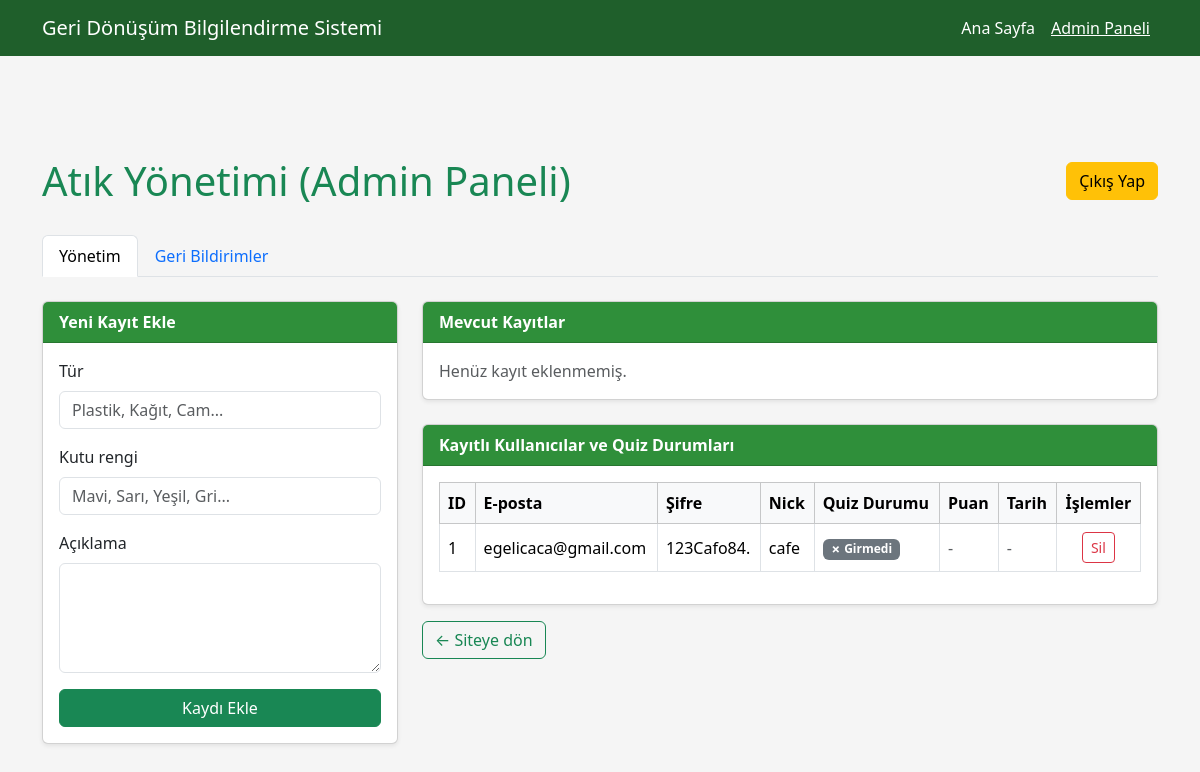
/gazozSeverim (signed in), run on an earlier commit of the app's database.
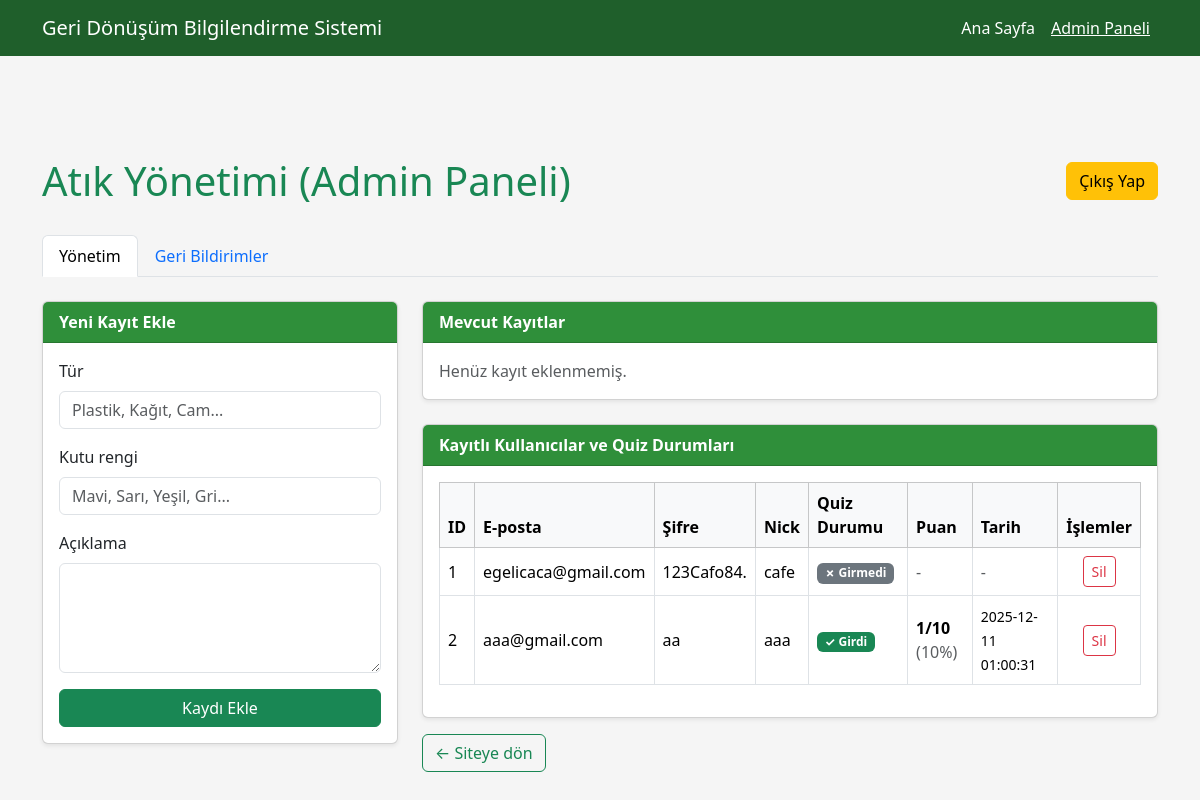
And on a later commit of the database.
### app.py (models this page shows, shortened)
class User(db.Model):
    id = db.Column(db.Integer, primary_key=True)
    email = db.Column(db.String(120), unique=True, nullable=False)
    password = db.Column(db.String(120), nullable=False)
    nickname = db.Column(db.String(80), nullable=False)

class QuizResult(db.Model):
    id = db.Column(db.Integer, primary_key=True)
    user_email = db.Column(db.String(120), nullable=False)
    score = db.Column(db.Integer, nullable=False)
    total = db.Column(db.Integer, nullable=False)
    timestamp = db.Column(db.String(50), nullable=False)

### app.py (the view, shortened to what this page needs)
@app.route("/gazozSeverim", methods=["GET", "POST"])
def admin():
    if not session.get("admin_logged_in"):
        return render_template("admin.html", show_password_form=True)
    atiklar = Atik.query.all()
    users = User.query.all()
    feedbacks = Feedback.query.order_by(Feedback.id.desc()).all()
    user_quiz_data = []
    for user in users:
        quiz_result = QuizResult.query.filter_by(user_email=user.email).first()
        game_result = GameResult.query.filter_by(user_email=user.email).first()
        has_participated = quiz_result is not None or game_result is not None
        user_quiz_data.append({
            'user': user,
            'has_taken_quiz': has_participated,
            'quiz_score': f"{quiz_result.score}/{quiz_result.total}" if quiz_result else (f"{game_result.score} puan" if game_result else None),
            'quiz_percentage': round((quiz_result.score / quiz_result.total) * 100) if quiz_result else None,
            'quiz_date': quiz_result.timestamp if quiz_result else (game_result.timestamp if game_result else None)
        })
    return render_template("admin.html", show_password_form=False, atiklar=atiklar, user_quiz_data=user_quiz_data, feedbacks=feedbacks)

### templates/admin.html (shortened to what this page needs)
<!DOCTYPE html>
<html lang="tr">
<head>
    <link
        href="https://cdn.jsdelivr.net/npm/bootstrap@5.3.3/dist/css/bootstrap.min.css"
        rel="stylesheet"
    >
</head>
<body>
<div class="top-banner">
</div>
<nav class="navbar navbar-expand-lg navbar-custom fixed-top">
    <div class="container">
        <a class="navbar-brand" href="{{ url_for('index') }}">Geri Dönüşüm Bilgilendirme Sistemi</a>
        <div class="collapse navbar-collapse" id="navAdmin">
            <ul class="navbar-nav ms-auto">
                <li class="nav-item">
                    <a class="nav-link" href="{{ url_for('index') }}">Ana Sayfa</a>
                </li>
                <li class="nav-item">
                    <a class="nav-link active" aria-current="page" href="{{ url_for('admin') }}">Admin Paneli</a>
                </li>
            </ul>
        </div>
    </div>
</nav>
<div class="container page-title">
    {% if show_password_form %}
    <div class="row justify-content-center mb-5">
        <div class="col-md-6">
            <div class="card shadow-lg">
                <div class="card-header bg-danger text-white">
                    <h5 class="mb-0">Admin Paneli - Şifre Gerekli</h5>
                </div>
                <div class="card-body">
                    <p class="text-muted">Lütfen admin paneline erişmek için şifreyi giriniz.</p>
                    {% if error %}
                    <div class="alert alert-danger">{{ error }}</div>
                    {% endif %}
                    <form method="post">
                        <div class="mb-3">
                            <label class="form-label">Şifre:</label>
                            <input type="password" name="password" class="form-control" required autofocus>
                        </div>
                        <button type="submit" class="btn btn-danger w-100">Giriş Yap</button>
                    </form>
                </div>
            </div>
        </div>
    </div>
    {% else %}
    <div style="display: flex; justify-content: space-between; align-items: center; margin-bottom: 30px;">
        <h1 class="mb-0 text-success">Atık Yönetimi (Admin Paneli)</h1>
        <a href="{{ url_for('logout') }}" class="btn btn-warning">Çıkış Yap</a>
    </div>
    <ul class="nav nav-tabs mb-4" id="adminTabs" role="tablist">
        <li class="nav-item" role="presentation">
            <button class="nav-link active" id="atik-tab" data-bs-toggle="tab" data-bs-target="#atik-content" type="button" role="tab">Yönetim</button>
        </li>
        <li class="nav-item" role="presentation">
            <button class="nav-link" id="feedback-tab" data-bs-toggle="tab" data-bs-target="#feedback-content" type="button" role="tab">Geri Bildirimler</button>
        </li>
    </ul>
    <div class="tab-content" id="adminTabContent">
    <div class="tab-pane fade show active" id="atik-content" role="tabpanel">
    <div class="row g-4">
        <div class="col-lg-4">
            <div class="card shadow-sm">
                <div class="card-header">
                    Yeni Kayıt Ekle
                </div>
                <div class="card-body">
                    <form action="{{ url_for('ekle') }}" method="post">
                        <div class="mb-3">
                            <label class="form-label">Tür</label>
                            <input type="text" class="form-control" name="tur"
                                   placeholder="Plastik, Kağıt, Cam..." required>
                        </div>
                        <div class="mb-3">
                            <label class="form-label">Kutu rengi</label>
                            <input type="text" class="form-control" name="kutu_rengi"
                                   placeholder="Mavi, Sarı, Yeşil, Gri..." required>
                        </div>
                        <div class="mb-3">
                            <label class="form-label">Açıklama</label>
                            <textarea class="form-control" name="aciklama" rows="4" required></textarea>
                        </div>
                        <button type="submit" class="btn btn-success w-100">Kaydı Ekle</button>
                    </form>
                </div>
            </div>
        </div>
        <div class="col-lg-8">
            <div class="card shadow-sm">
                <div class="card-header">
                    Mevcut Kayıtlar
                </div>
                <div class="card-body">
                    {% if atiklar %}
                        <div class="table-responsive">
                            <table class="table table-bordered align-middle">
                                <thead class="table-light">
                                <tr>
                                    <th>ID</th>
                                    <th>Tür</th>
                                    <th>Kutu</th>
                                    <th>Açıklama</th>
                                    <th class="text-center">İşlemler</th>
                                </tr>
                                </thead>
                                <tbody>
                                {% for atik in atiklar %}
                                    <tr>
                                        <td>{{ atik.id }}</td>
                                        <td>{{ atik.tur }}</td>
                                        <td>
                                            {% set renk = atik.kutu_rengi|lower %}
                                            {% if 'kağıt' in atik.tur|lower %}
                                                <span class="badge badge-kagit">Mavi</span>
                                            {% elif 'plastik' in atik.tur|lower %}
                                                <span class="badge badge-plastik">Sarı</span>
                                            {% elif 'cam' in atik.tur|lower %}
                                                <span class="badge badge-cam">Yeşil</span>
                                            {% elif 'metal' in atik.tur|lower %}
                                                <span class="badge badge-metal">Gri</span>
                                            {% else %}
                                                <span class="badge bg-secondary">{{ atik.kutu_rengi }}</span>
                                            {% endif %}
                                        </td>
                                        <td style="max-width: 260px;">{{ atik.aciklama }}</td>
                                        <td class="text-center">
                                            <a href="{{ url_for('guncelle_sayfa', atik_id=atik.id) }}"
                                               class="btn btn-sm btn-outline-primary me-1">Güncelle</a>
                                            <a href="{{ url_for('sil', atik_id=atik.id) }}"
                                               class="btn btn-sm btn-outline-danger"
                                               onclick="return confirm('Bu kaydı silmek istediğine emin misin?');">
                                                Sil
                                            </a>
                                        </td>
                                    </tr>
                                {% endfor %}
                                </tbody>
                            </table>
                        </div>
                    {% else %}
                        <p class="text-muted mb-0">Henüz kayıt eklenmemiş.</p>
                    {% endif %}
                </div>
            </div>
            <div class="card shadow-sm mt-4">
                <div class="card-header">
                    Kayıtlı Kullanıcılar ve Quiz Durumları
                </div>
                <div class="card-body">
                    {% if user_quiz_data %}
                        <div class="table-responsive">
                            <table class="table table-bordered align-middle">
                                <thead class="table-light">
                                <tr>
                                    <th>ID</th>
                                    <th>E-posta</th>
                                    <th>Şifre</th>
                                    <th>Nick</th>
                                    <th>Quiz Durumu</th>
                                    <th>Puan</th>
                                    <th>Tarih</th>
                                    <th class="text-center">İşlemler</th>
                                </tr>
                                </thead>
                                <tbody>
                                {% for data in user_quiz_data %}
                                    <tr>
                                        <td>{{ data.user.id }}</td>
                                        <td>{{ data.user.email }}</td>
                                        <td>{{ data.user.password }}</td>
                                        <td>{{ data.user.nickname }}</td>
                                        <td>
                                            {% if data.has_taken_quiz %}
                                                <span class="badge bg-success">✓ Girdi</span>
                                            {% else %}
                                                <span class="badge bg-secondary">✗ Girmedi</span>
                                            {% endif %}
                                        </td>
                                        <td>
                                            {% if data.has_taken_quiz %}
                                                <strong>{{ data.quiz_score }}</strong>
                                                <span class="text-muted">({{ data.quiz_percentage }}%)</span>
                                            {% else %}
                                                <span class="text-muted">-</span>
                                            {% endif %}
                                        </td>
                                        <td>
                                            {% if data.quiz_date %}
                                                <small>{{ data.quiz_date }}</small>
                                            {% else %}
                                                <span class="text-muted">-</span>
                                            {% endif %}
                                        </td>
                                        <td class="text-center">
                                            <a href="{{ url_for('sil_kullanici', user_id=data.user.id) }}"
                                               class="btn btn-sm btn-outline-danger"
                                               onclick="return confirm('Bu kullanıcıyı silmek istediğinize emin misiniz?');">
                                                Sil
                                            </a>
                                        </td>
                                    </tr>
                                {% endfor %}
                                </tbody>
                            </table>
                        </div>
                    {% else %}
                        <p class="text-muted mb-0">Henüz kullanıcı kaydı yok.</p>
                    {% endif %}
                </div>
            </div>
            <div class="mt-3">
                <a href="{{ url_for('index') }}" class="btn btn-outline-success">
                    ← Siteye dön
                </a>
            </div>
        </div>
    </div>
    </div>
    </div>
    {% endif %}
</div>
</body>
</html>

### templates/admin.html (style rules this page uses)
body { background-color: #f5f5f5; }
.top-banner { background-color: #2f8f3a; color: #fff; padding: 8px 0; font-size: 14px; text-align: center; }
.navbar-custom { background-color: #1f5f2b; }
.navbar-custom .nav-link, .navbar-custom .navbar-brand { color: #fff !important; font-weight: 500; }
.navbar-custom .nav-link.active { text-decoration: underline; }
.page-title { margin-top: 120px; }
.card-header { background-color: #2f8f3a; color: #fff; font-weight: 600; }

What changed in the data, as far as the page shows it:
added QuizResult: user.id "2", user.email "aaa@gmail.com", user.password "aa", user.nickname "aaa", shows "✓ Girdi", quiz_score "1/10", quiz_percentage "10", quiz_date "2025-12-11 01:00:31"
